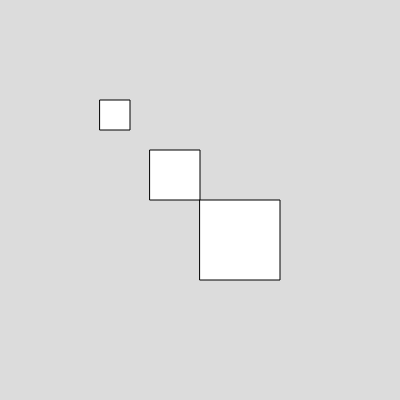
Frame 1 (no input)
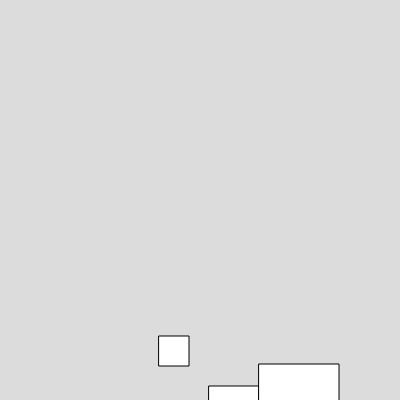
Frame 60 (no input)
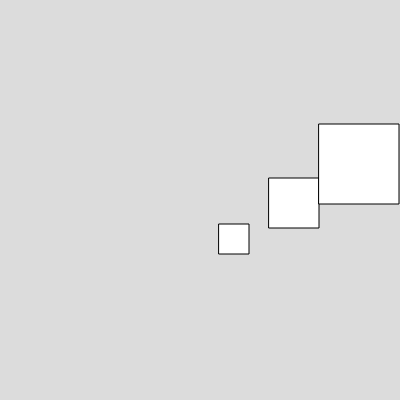
Frame 120 (the mouse pressed at the canvas centre since frame 60)

The p5.js sketch that drew these frames (run headless with seeded random() and noise() and a simulated clock; from frame 60 on, the mouse is pressed at the canvas centre):

// p5.js sketch
// ── sketch.js

function setup() 
{
  createCanvas(400, 400);

  box1 = new Box(100,100,30,30,1,4)
  box2 = new Box(150,150,50,50,1,4)
  box3 = new Box(200,200,80,80,1,4)
}

function draw() 
{
  background(220);
  box1.show();
  box1.move();
  box1.bounce();

  box2.show();
  box2.move();
  box2.bounce();

  box3.show();
  box3.move();
  box3.bounce();

}


// ── box.js
class Box
  {
    constructor(x,y,w,h,vx,vy)
    {
      this.x =x;
      this.y =y;
      this.w =w;
      this.h = h;
      this.vx = vx;
      this.vy = vy;
    }
    
    show()
    {
      rect(this.x,this.y,this.w,this.h)
    }
    
    move()
    {
      this.x = this.x+this.vx;
      this.y = this.y+this.vy;
    }
  bounce(){
    if(this.x>=width || this.x<=0){
      this.vx = -this.vx;
    }
    if(this.y>=height || this.y<=0){
       this.vy = -this.vy;
    }
      

  }


  }

  
